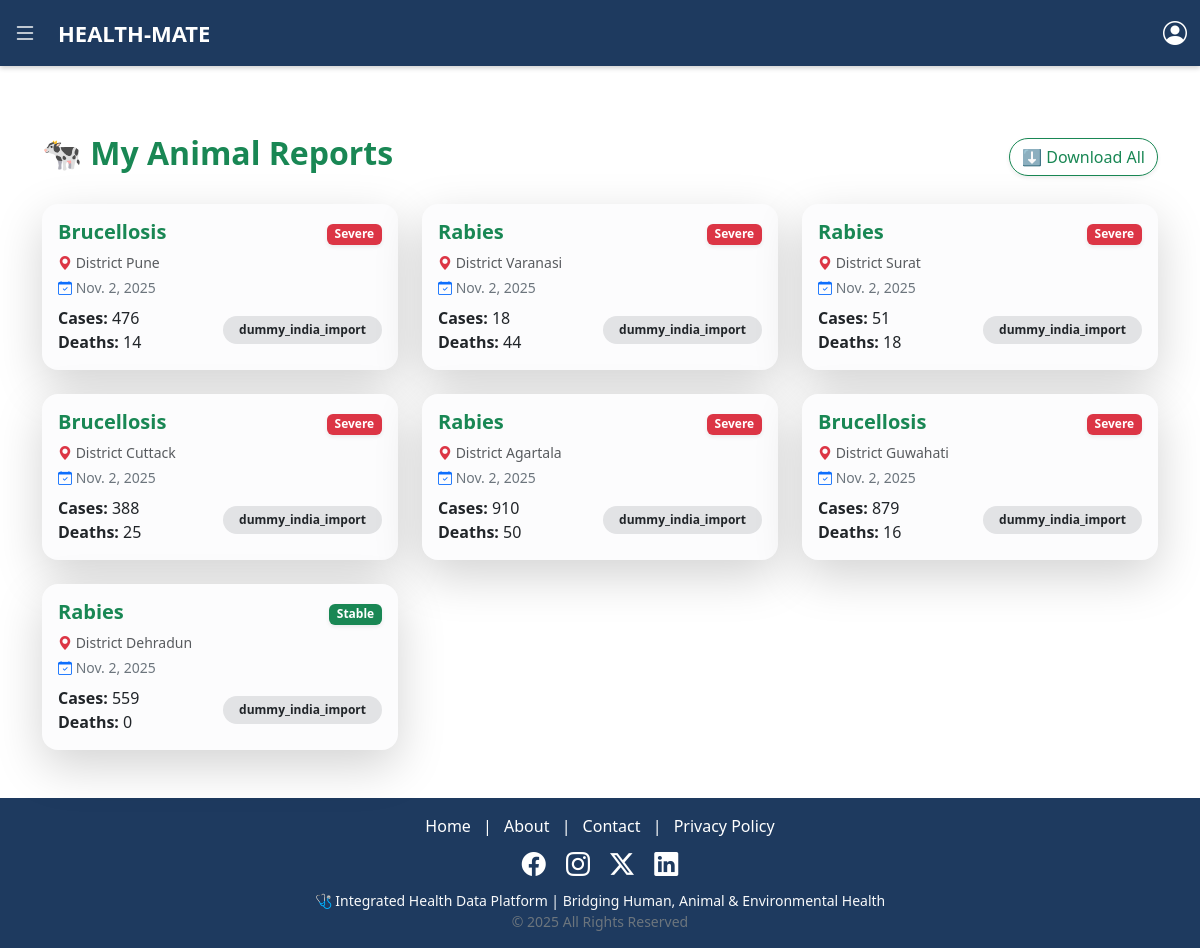
Screenshot of /my-animal-reports/ (signed in) with the database file from the repository.
### test1/models.py (models this page shows, shortened)
class Report(models.Model):
    district = models.ForeignKey(District, on_delete=models.CASCADE)
    disease = models.ForeignKey(Disease, on_delete=models.CASCADE)
    date_reported = models.DateField(auto_now_add=True)
    number_of_cases = models.PositiveIntegerField()
    deaths = models.PositiveIntegerField(default=0)
    source = models.CharField(max_length=100, blank=True)
    reporter = models.ForeignKey(UserProfile, on_delete=models.SET_NULL, null=True)

class Disease(models.Model):
    CATEGORY_CHOICES = [
        ('human', 'Human'),
        ('animal', 'Animal'),
        ('environmental', 'Environmental'),
    ]
    name = models.CharField(max_length=100)
    category = models.CharField(max_length=20, choices=CATEGORY_CHOICES)
    symptoms = models.TextField(blank=True)
    severity = models.CharField(max_length=50, blank=True)

class District(models.Model):
    name = models.CharField(max_length=100)
    state = models.CharField(max_length=100)
    population = models.PositiveIntegerField(null=True, blank=True)

### test1/views.py (the view)
# urls.py: path('my-animal-reports/', views.my_animal_reports, name='my_animal_reports'),
@login_required
def my_animal_reports(request):
    user_profile = UserProfile.objects.get(user=request.user)
    reports = Report.objects.filter(reporter=user_profile, disease__category='animal')
    return render(request, 'test1/my_animal_reports.html', {'reports': reports})

### test1/templates/test1/my_animal_reports.html (shortened to what this page needs)
{% extends "test1/base.html" %}
{% block content %}
<div class="container py-5">
  <div class="d-flex justify-content-between align-items-center mb-4">
    <h2 class="fw-bold text-success">🐄 My Animal Reports</h2>
    <a href="{% url 'download_my_reports' %}" class="btn btn-outline-success rounded-pill shadow-sm">
      ⬇️ Download All
    </a>
  </div>
  {% if reports %}
  <div class="row g-4">
    {% for report in reports %}
    <div class="col-md-6 col-lg-4">
      <div class="card report-card border-0 shadow-lg rounded-4 p-3 bg-light-subtle position-relative overflow-hidden">
        <div class="position-absolute top-0 end-0 m-3">
          {% if report.deaths > 10 %}
            <span class="badge bg-danger shadow-sm">Severe</span>
          {% elif report.deaths > 0 %}
            <span class="badge bg-warning text-dark shadow-sm">Moderate</span>
          {% else %}
            <span class="badge bg-success shadow-sm">Stable</span>
          {% endif %}
        </div>
        <h5 class="fw-bold text-success mb-2">{{ report.disease.name }}</h5>
        <p class="text-muted small mb-1"><i class="bi bi-geo-alt-fill text-danger"></i> {{ report.district.name }}</p>
        <p class="small text-secondary mb-2"><i class="bi bi-calendar-check text-primary"></i> {{ report.date_reported }}</p>
        <div class="d-flex justify-content-between align-items-center">
          <div>
            <p class="mb-0"><strong>Cases:</strong> {{ report.number_of_cases }}</p>
            <p class="mb-0"><strong>Deaths:</strong> {{ report.deaths }}</p>
          </div>
          <span class="badge bg-secondary-subtle text-dark px-3 py-2 rounded-pill">{{ report.source }}</span>
        </div>
      </div>
    </div>
    {% endfor %}
  </div>
  {% else %}
  <div class="text-center py-5">
    <p class="text-muted fs-5">😔 No reports yet.</p>
    <a href="{% url 'add_animal_report' %}" class="btn btn-success rounded-pill px-4 mt-3">➕ Add New Report</a>
  </div>
  {% endif %}
</div>
{% endblock %}

### test1/templates/test1/base.html (style rules this page uses)
body { margin: 0; padding: 0; font-family: "Poppins", sans-serif; background-color: #f8fafc; }

### test1/templates/test1/navbar.html (style rules this page uses)
body { margin: 0; font-family: "Poppins", sans-serif; }

### test1/templates/test1/my_animal_reports.html (style rules this page uses)
.report-card { background: rgba(255, 255, 255, 0.8); backdrop-filter: blur(6px); transition: all 0.3s ease; }

### rows the page displays
Report: shows "Severe", disease.name "Brucellosis", district.name "District Pune", date_reported "Nov. 2, 2025", number_of_cases "476", deaths "14", source "dummy_india_import"
Report: shows "Severe", disease.name "Rabies", district.name "District Varanasi", date_reported "Nov. 2, 2025", number_of_cases "18", deaths "44", source "dummy_india_import"
Report: shows "Severe", disease.name "Rabies", district.name "District Surat", date_reported "Nov. 2, 2025", number_of_cases "51", deaths "18", source "dummy_india_import"
Report: shows "Severe", disease.name "Brucellosis", district.name "District Cuttack", date_reported "Nov. 2, 2025", number_of_cases "388", deaths "25", source "dummy_india_import"
Report: shows "Severe", disease.name "Rabies", district.name "District Agartala", date_reported "Nov. 2, 2025", number_of_cases "910", deaths "50", source "dummy_india_import"
Report: shows "Severe", disease.name "Brucellosis", district.name "District Guwahati", date_reported "Nov. 2, 2025", number_of_cases "879", deaths "16", source "dummy_india_import"
Report: shows "Stable", disease.name "Rabies", district.name "District Dehradun", date_reported "Nov. 2, 2025", number_of_cases "559", deaths "0", source "dummy_india_import"
